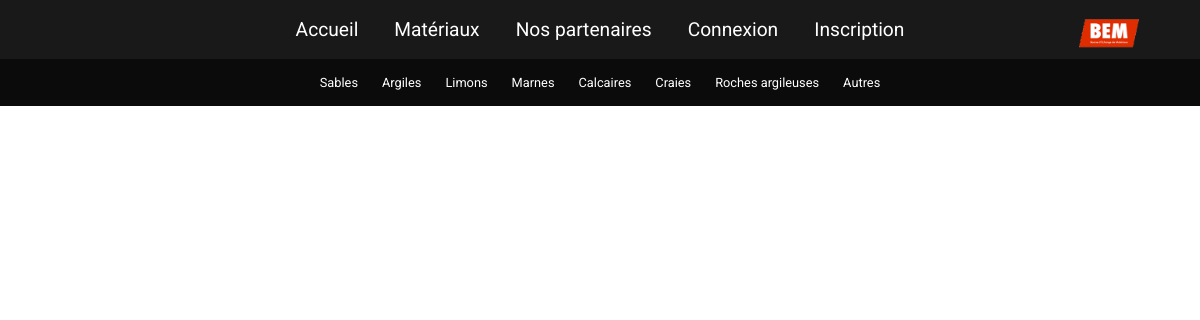
The app's page /partenaires/, older data.
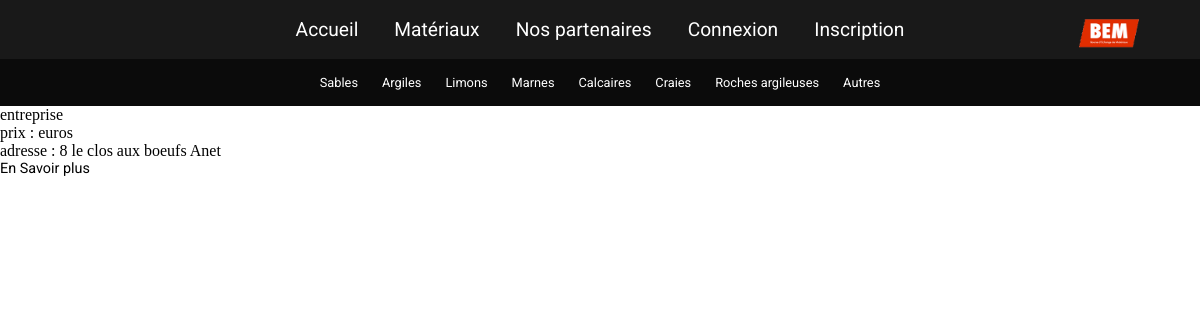
The same page, newer data.
### tables this page shows
CREATE TABLE IF NOT EXISTS `users_bem` (
  `ID` int(250) NOT NULL AUTO_INCREMENT,
  `role` int(2) NOT NULL,
  `pseudo` varchar(50) NOT NULL,
  `nom` varchar(50) NOT NULL,
  `mail` varchar(250) NOT NULL,
  `longitude` decimal(65,30) NOT NULL,
  `password` varchar(50) NOT NULL,
  `lattitude` decimal(65,30) NOT NULL,
  `adresse` varchar(250) NOT NULL,
  `postal` int(10) NOT NULL,
  `ville` varchar(50) NOT NULL,
  `lien` varchar(100) NOT NULL,
  PRIMARY KEY (`ID`),
  UNIQUE KEY `pseudo` (`pseudo`)
);

### partenaires/index.php (the view)
<?php require('header.php'); ?>
<div class="content">
	<?php
		$sql="SELECT * FROM users_BEM WHERE role = 3";
		$req = $db->prepare($sql);
		$req->execute();
		$result = $req->fetchAll(PDO::FETCH_ASSOC);
		foreach($result as $val){
			echo $val['pseudo']."<br>";
			echo "prix : ".$val['mail']." euros <br>";
			echo "adresse : ".$val['adresse']." ".$val['ville']."<br>";
			?>
			<a href="single.php?entreprise=<?php echo $val['pseudo']; ?>">En Savoir plus</a><br><br>
			<?php
	}?>
</div>
</body>
</html>

Row changes from the older to the newer data that the page shows:
added users_bem: pseudo "entreprise", adresse "8 le clos aux boeufs", ville "Anet"
